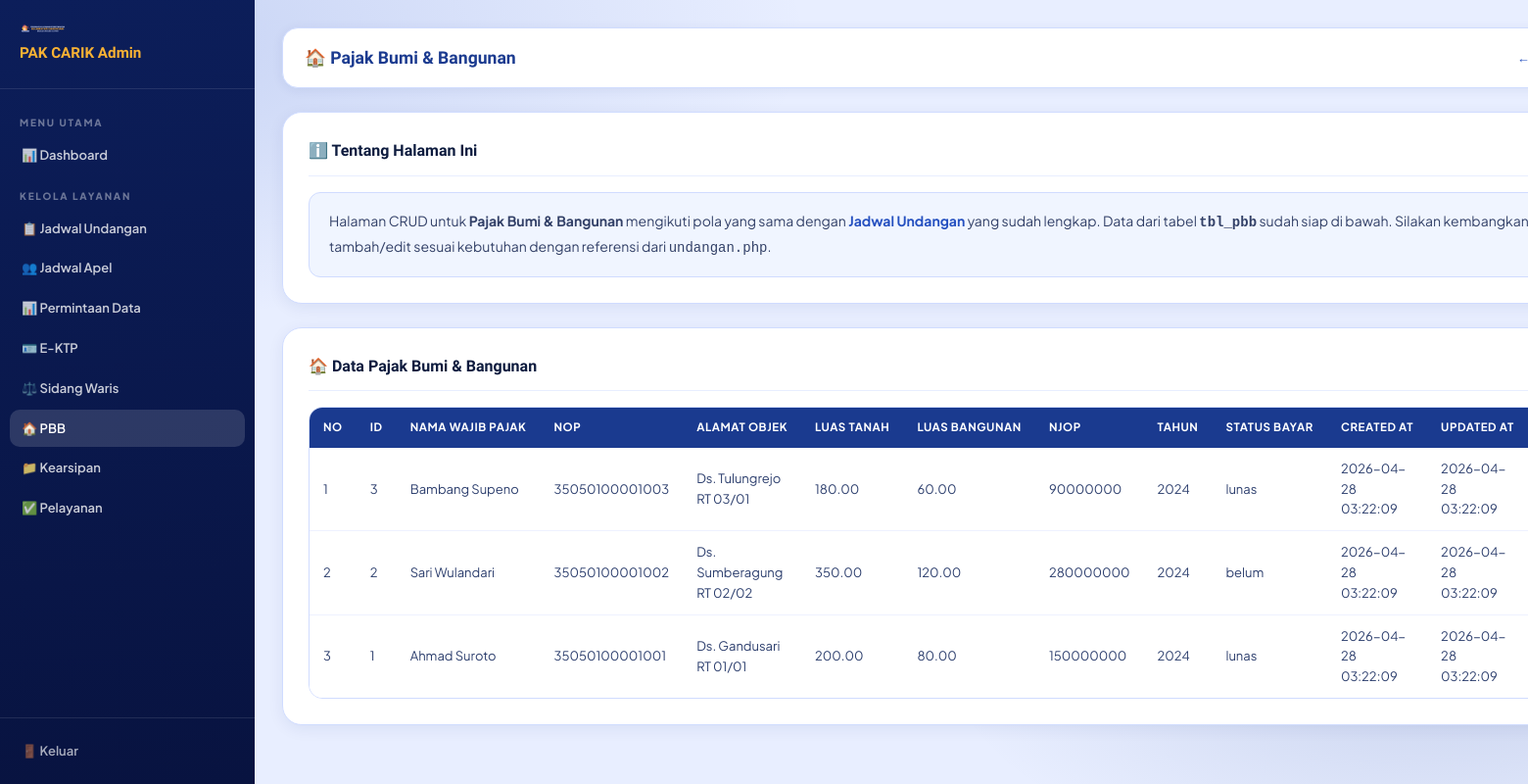
The app's page /admin/pbb.php (signed in) with its own data.
### tables this page shows
CREATE TABLE IF NOT EXISTS `tbl_pbb` (
  `id`               INT UNSIGNED AUTO_INCREMENT PRIMARY KEY,
  `nama_wajib_pajak` VARCHAR(150) NOT NULL,
  `nop`              VARCHAR(30)  NOT NULL COMMENT 'Nomor Objek Pajak',
  `alamat_objek`     TEXT         NOT NULL,
  `luas_tanah`       DECIMAL(10,2) NOT NULL COMMENT 'dalam m2',
  `luas_bangunan`    DECIMAL(10,2) NOT NULL COMMENT 'dalam m2',
  `njop`             BIGINT       NOT NULL COMMENT 'Nilai Jual Objek Pajak',
  `tahun`            YEAR         NOT NULL,
  `status_bayar`     ENUM('lunas','belum','cicilan') NOT NULL DEFAULT 'belum',
  `created_at`       TIMESTAMP DEFAULT CURRENT_TIMESTAMP,
  `updated_at`       TIMESTAMP DEFAULT CURRENT_TIMESTAMP ON UPDATE CURRENT_TIMESTAMP
);

### admin/pbb.php (the view, shortened to what this page needs)
<?php
require_once '../assets/php/koneksi.php';
$data = $conn->query("SELECT * FROM tbl_pbb ORDER BY id DESC");
$page_title = "Pajak Bumi & Bangunan";
$page_icon  = "🏠";
?><!DOCTYPE html>
<html lang="id">
<head>
  <link rel="stylesheet" href="../assets/css/style.css">
</head>
<body>
<aside class="sidebar">
  <div class="sidebar-head"><img src="../assets/img/carik.png" alt="PAK CARIK"><h2>PAK CARIK Admin</h2></div>
  <nav class="sidebar-nav">
    <div class="nav-sec">Menu Utama</div>
    <a href="dashboard.php">📊 Dashboard</a>
    <div class="nav-sec">Kelola Layanan</div>
    <a href="undangan.php">📋 Jadwal Undangan</a>
    <a href="apel.php" <?php if(basename(__FILE__)=='apel.php') echo 'class="active"'; ?>>👥 Jadwal Apel</a>
    <a href="permintaan-data.php" <?php if(basename(__FILE__)=='permintaan-data.php') echo 'class="active"'; ?>>📊 Permintaan Data</a>
    <a href="ektp.php" <?php if(basename(__FILE__)=='ektp.php') echo 'class="active"'; ?>>🪪 E-KTP</a>
    <a href="sidang-waris.php" <?php if(basename(__FILE__)=='sidang-waris.php') echo 'class="active"'; ?>>⚖️ Sidang Waris</a>
    <a href="pbb.php" <?php if(basename(__FILE__)=='pbb.php') echo 'class="active"'; ?>>🏠 PBB</a>
    <a href="kearsipan.php" <?php if(basename(__FILE__)=='kearsipan.php') echo 'class="active"'; ?>>📁 Kearsipan</a>
    <a href="pelayanan.php" <?php if(basename(__FILE__)=='pelayanan.php') echo 'class="active"'; ?>>✅ Pelayanan</a>
  </nav>
  <div class="sidebar-foot"><a href="logout.php">🚪 Keluar</a></div>
</aside>
<div class="main">
  <div class="topbar">
    <h1><?= $page_icon ?> <?= $page_title ?></h1>
    <a href="dashboard.php" style="font-size:13px;color:#2550c0;font-weight:700;text-decoration:none;">← Dashboard</a>
  </div>
  <div class="card">
    <div class="card-title">ℹ️ Tentang Halaman Ini</div>
    <div class="info-box">
      Halaman CRUD untuk <strong><?= $page_title ?></strong> mengikuti pola yang sama dengan <a href="undangan.php" style="color:#2550c0;font-weight:700;">Jadwal Undangan</a> yang sudah lengkap. Data dari tabel <code><strong><?= "tbl_pbb" ?></strong></code> sudah siap di bawah. Silakan kembangkan form tambah/edit sesuai kebutuhan dengan referensi dari <code>undangan.php</code>.
    </div>
  </div>
  <div class="card">
    <div class="card-title"><?= $page_icon ?> Data <?= $page_title ?></div>
    <div class="table-wrap">
      <table>
        <thead><tr><?php
          if ($data && $data->num_rows > 0) {
            $first = $data->fetch_assoc();
            echo '<th>No</th>';
            foreach (array_keys($first) as $col) echo '<th>'.strtoupper(str_replace('_',' ',$col)).'</th>';
            $data->data_seek(0);
          }
        ?></tr></thead>
        <tbody><?php
          if ($data && $data->num_rows > 0) {
            $no = 1;
            while ($row = $data->fetch_assoc()) {
              echo '<tr><td>'.$no++.'</td>';
              foreach ($row as $val) echo '<td>'.htmlspecialchars($val ?: '-').'</td>';
              echo '<td><span style="font-size:12px;color:#94a3b8;font-style:italic;">Segera hadir</span></td></tr>';
            }
          } else {
            echo '<tr><td colspan="20" style="text-align:center;padding:30px;color:#64748b;">Belum ada data.</td></tr>';
          }
        ?></tbody>
      </table>
    </div>
  </div>
</div>
</body></html>

### assets/css/style.css (style rules this page uses)
*, *::before, *::after { box-sizing: border-box; margin: 0; padding: 0; }
html { scroll-behavior: smooth; }
:root { --primary: #1a3a8f; --primary-mid: #2550c0; --primary-light: #3a6de0; --primary-pale: #e8eeff; --accent: #f9b234; --accent-dark: #d9940f; --success: #16a34a; --danger: #dc2626; --text: #0d1b3e; --text-mid: #2d3f6e; --text-soft: #5a6a8e; --surface: #ffffff; --surface-tint: #f4f7ff; --border: #d0dcff; --shadow-sm: 0 2px 12px rgba(20,40,120,.08); --shadow-md: 0 8px 32px rgba(20,40,120,.13); --shadow-lg: 0 20px 60px rgba(20,40,120,.18); --radius-sm: 10px; --radius-md: 18px; --radius-lg: 28px; --radius-xl: 40px; --header-h: 118px; }
body { font-family: 'Plus Jakarta Sans', sans-serif; color: var(--text); background: #e8eeff; overflow-x: hidden; line-height: 1.6; }
body::before { content: ''; position: fixed; inset: 0; z-index: -1; background: radial-gradient(ellipse 80% 60% at 5% 5%, rgba(37,80,192,.18) 0%, transparent 60%), radial-gradient(ellipse 60% 50% at 95% 85%, rgba(26,58,143,.15) 0%, transparent 55%), #e8eeff; pointer-events: none; }
a { text-decoration: none; color: inherit; }
img { display: block; max-width: 100%; }
.topbar { background: rgba(255,255,255,.06); border-bottom: 1px solid rgba(255,255,255,.1); color: rgba(255,255,255,.82); font-size: 12.5px; }
table { width: 100%; border-collapse: collapse; background: #fff; font-size: 14px; }
thead { background: var(--primary); color: #fff; }
thead th { padding: 14px 18px; text-align: left; font-weight: 700; font-size: 13px; letter-spacing: .05em; text-transform: uppercase; white-space: nowrap; }
tbody tr { border-bottom: 1px solid #eef1ff; transition: background .15s; }
tbody tr:last-child { border-bottom: none; }
tbody td { padding: 13px 18px; vertical-align: middle; color: var(--text-mid); }

### admin/pbb.php (style rules this page uses)
body { background:#f4f7ff;display:flex;min-height:100vh;font-family:'Plus Jakarta Sans',sans-serif; }
.sidebar { width:260px;background:linear-gradient(175deg,#0c1e5a,#081340);color:#fff;position:fixed;top:0;left:0;bottom:0;display:flex;flex-direction:column;z-index:100; }
.sidebar-head { padding:24px 20px;border-bottom:1px solid rgba(255,255,255,.1); }
.sidebar-head img { width:48px;margin-bottom:8px; }
.sidebar-head h2 { font-family:'Sora',sans-serif;font-size:.95rem;font-weight:900;color:#f9b234; }
.sidebar-nav { flex:1;padding:14px 10px;overflow-y:auto; }
.nav-sec { font-size:10px;font-weight:800;letter-spacing:.18em;text-transform:uppercase;color:rgba(255,255,255,.4);padding:12px 10px 6px; }
.sidebar-nav a { display:flex;align-items:center;gap:10px;padding:9px 12px;border-radius:10px;color:rgba(255,255,255,.78);font-size:13px;font-weight:600;margin-bottom:2px;transition:background .18s;text-decoration:none; }
.sidebar-nav a:hover,.sidebar-nav a.active { background:rgba(255,255,255,.14);color:#fff; }
.sidebar-foot { padding:14px 10px;border-top:1px solid rgba(255,255,255,.1); }
.sidebar-foot a { display:flex;align-items:center;gap:10px;padding:9px 12px;border-radius:10px;color:rgba(255,255,255,.65);font-size:13px;font-weight:600;text-decoration:none; }
.main { margin-left:260px;flex:1;padding:28px; }
.topbar { background:#fff;border-radius:16px;padding:16px 22px;margin-bottom:24px;display:flex;align-items:center;justify-content:space-between;box-shadow:0 2px 12px rgba(20,40,120,.07);border:1px solid #d0dcff; }
.topbar h1 { font-family:'Sora',sans-serif;font-size:1.1rem;font-weight:900;color:#1a3a8f; }
.card { background:#fff;border:1px solid #d0dcff;border-radius:20px;padding:26px;margin-bottom:24px;box-shadow:0 4px 16px rgba(20,40,120,.07); }
.card-title { font-family:'Sora',sans-serif;font-size:1rem;font-weight:800;color:#0d1b3e;margin-bottom:16px;padding-bottom:12px;border-bottom:1px solid #e8eeff; }
.info-box { background:#f0f5ff;border:1px solid #d0dcff;border-radius:12px;padding:16px 20px;font-size:14px;color:#334168;line-height:1.75; }
table { width:100%;border-collapse:collapse;font-size:13px; }
thead { background:#1a3a8f;color:#fff; }
thead th { padding:11px 14px;text-align:left;font-size:11.5px;font-weight:700;letter-spacing:.05em;text-transform:uppercase;white-space:nowrap; }
tbody tr { border-bottom:1px solid #eef1ff;transition:background .15s; }
tbody td { padding:11px 14px;vertical-align:middle;color:#2d3f6e; }
.table-wrap { overflow-x:auto;border-radius:14px;border:1px solid #d0dcff; }

### records on screen
tbl_pbb: id "3", nama_wajib_pajak "Bambang Supeno", nop "35050100001003", alamat_objek "Ds. Tulungrejo RT 03/01", luas_tanah "180.00", luas_bangunan "60.00", njop "90000000", tahun "2024", status_bayar "lunas", val "2026-04-28 03:22:09"
tbl_pbb: id "2", nama_wajib_pajak "Sari Wulandari", nop "35050100001002", alamat_objek "Ds. Sumberagung RT 02/02", luas_tanah "350.00", luas_bangunan "120.00", njop "280000000", tahun "2024", status_bayar "belum", val "2026-04-28 03:22:09"
tbl_pbb: id "1", nama_wajib_pajak "Ahmad Suroto", nop "35050100001001", alamat_objek "Ds. Gandusari RT 01/01", luas_tanah "200.00", luas_bangunan "80.00", njop "150000000", tahun "2024", status_bayar "lunas", val "2026-04-28 03:22:09"

### other values on screen
$page_icon "🏠"
$page_title "Pajak Bumi & Bangunan"
str_replace('_',' ',$col) "ID"
str_replace('_',' ',$col) "NAMA WAJIB PAJAK"
str_replace('_',' ',$col) "NOP"
str_replace('_',' ',$col) "ALAMAT OBJEK"
str_replace('_',' ',$col) "LUAS TANAH"
str_replace('_',' ',$col) "LUAS BANGUNAN"
str_replace('_',' ',$col) "NJOP"
str_replace('_',' ',$col) "TAHUN"
str_replace('_',' ',$col) "STATUS BAYAR"
str_replace('_',' ',$col) "CREATED AT"
str_replace('_',' ',$col) "UPDATED AT"
